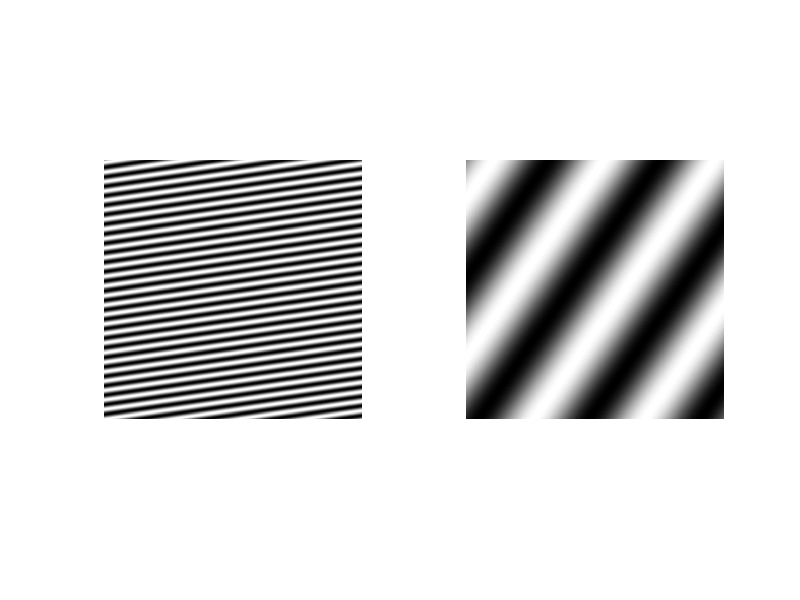
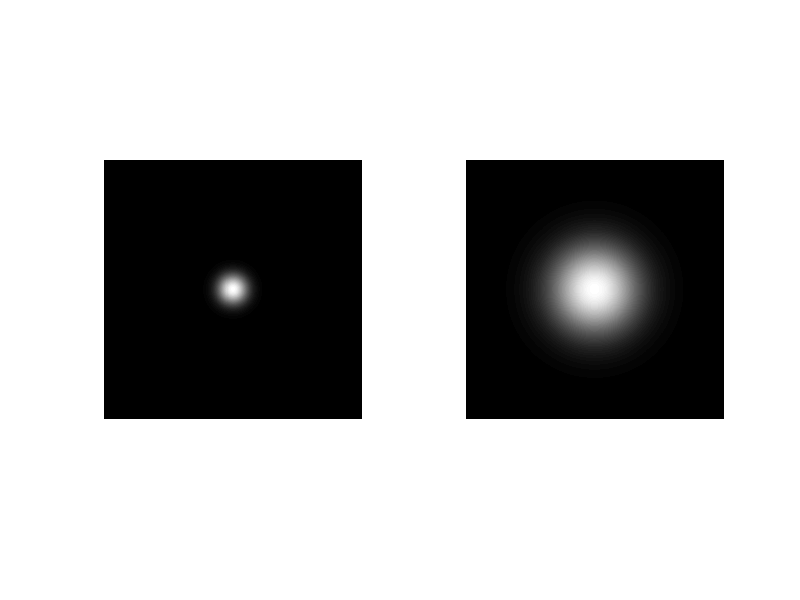

MATLAB code for these plots, in order:
%function prepImages()
clear all
close all
%%sinusoidy
f=[3 50]; 


dire= [21 35];

for k=1:2
    for i = 1:512
         for j=1:512
         a(i,j,k)=uint8(128+127*sin(i/f(k)+j/dire(k)));
         end
    end
end
figure                     
subplot(1,2,1)
imshow(a(:,:,1));
subplot(1,2,2)
imshow(a(:,:,2));

imwrite(a(:,:,1), 'C:\Users\michal\Desktop\POC\POC_@\obrazki\sin1.png');
imwrite(a(:,:,2), 'C:\Users\michal\Desktop\POC\POC_@\obrazki\sin2.png');

var1=20;
var2=50;
var3=70;

%% Gauss

for i=1:512
    for j=1:512
        gauss1(i,j)= normpdf( norm([i-256 j-256]), 0,20);
        gauss2(i,j)= normpdf( norm([i-256 j-256]), 0,60);
    end
end
gauss1=uint8(gauss1*(255/max(max(gauss1))));
gauss2=uint8(gauss2*(255/max(max(gauss2))));

figure                     
subplot(1,2,1)
imshow(gauss1);
subplot(1,2,2)
imshow(gauss2);

imwrite(gauss1, 'C:\Users\michal\Desktop\POC\POC_@\obrazki\gauss1.png');
imwrite(gauss2, 'C:\Users\michal\Desktop\POC\POC_@\obrazki\gauss2.png');

%end